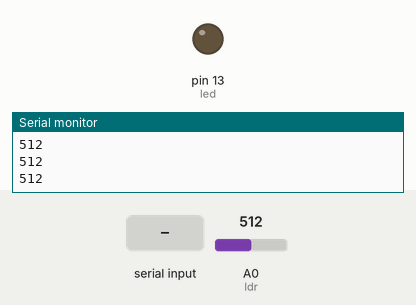
This sketch was run on a simulated Arduino Uno, built with avr-gcc and run on an emulated ATmega328P. Shown: output pins drawn as LEDs (lit = HIGH), the last lines printed to the serial monitor. The test bench sets the inputs (shaded band); at power-on: A0 (ldr) = 512.

Above: at 1.4 s.
1.5 s: "ON\n" received over Serial
At 2.9 s:
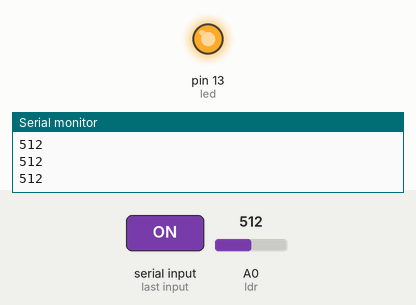
3.2 s: "OFF\n" received over Serial
At 4.5 s:
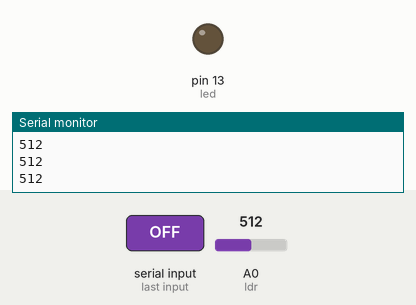
Timing chart, 0 to 6.2 s (numbered marks = the images above; inputs shaded):
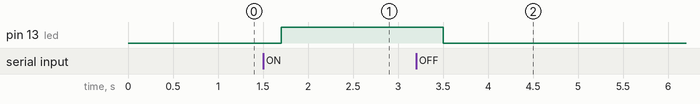

Measured:
- after the input at 1.5 s, pin 13 (led): LOW → HIGH after 0.20 s
- after the input at 3.2 s, pin 13 (led): HIGH → LOW after 0.30 s

The sketch:

sensorLDR_comunicacionFullDuplex.ino
```cpp
// PINES A USAR
int ldr = A0;
int led = 13;

void setup(){
  pinMode(ldr, INPUT);
  pinMode(led, OUTPUT);
  //velocidad de transmision serial
  Serial.begin(9600);
}

void loop(){
// LECTURA DEL SENSOR ANALOGICO Y SE IMPRIME SU VALOR EN MONITR SERIAL
  int valorPin = analogRead(ldr);
  Serial.println(valorPin);
  delay(500);
// COMUNICACION DE LA RASPBERRY AL ARDUINO
  if (Serial.available() > 0){
    //DESCARTAMOS LOS SALTOS DE LINEA QUE PUEDEN VENIR DE LA RPI
    String data_in = Serial.readStringUntil('\n');
    // EL VALOR QUE ESPERAMOS SON LOS SIGUIENTES 'ON' O 'OFF' Y LOS VALIDAMOS SI ESTAN ESOS DATOS
    if (data_in == "ON"){
      digitalWrite(led, HIGH);
    } else if(data_in == "OFF"){
      digitalWrite(led, LOW);
    }
  }delay(100); //LA LECTURA DEL PUERTO SERIAL SERA A CADA 100 Mls


}
```
